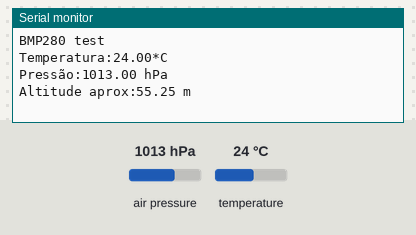
A sketch run on a simulated Arduino Uno, built with avr-gcc and run on an emulated ATmega328P. Parts: the last lines printed to the serial monitor. Inputs (shaded band) come from the test bench; at power-on: air pressure 1013 hPa, temperature 24 °C.

Above: at 1.2 s.
1.3 s: air pressure set to 952 hPa
At 3.1 s:
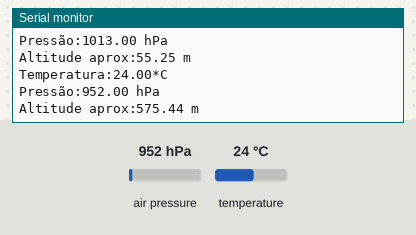
3.6 s: temperature set to 12 °C
At 4.9 s:
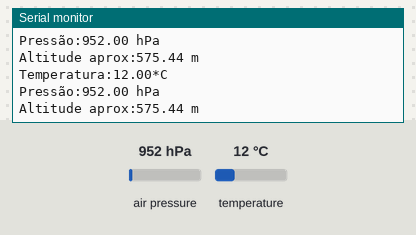
5.9 s: air pressure set to 975 hPa
At 6.6 s:
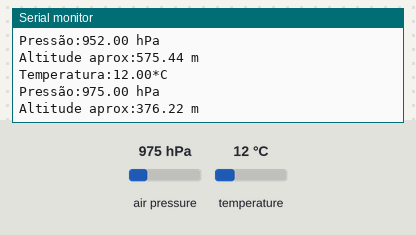
Timing chart, 0 to 8.9 s (numbered marks = the images above; inputs shaded):
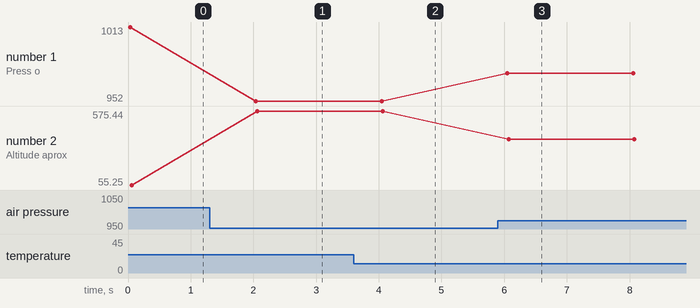

Measured:
- after the input at 1.3 s, the serial monitor: prints a new line after 0.74 s (image 1)
- after the input at 3.6 s, the serial monitor: prints a new line after 0.42 s (image 2)
- after the input at 5.9 s, the serial monitor: prints a new line after 0.15 s (image 3)
- plotted number 1: 1013 → 952 after the input at 1.3 s, 952 → 975 after the input at 5.9 s
- plotted number 2: 55.25 → 575.44 after the input at 1.3 s, 575.44 → 376.22 after the input at 5.9 s

The sketch:

SENSORBMP280.ino
```cpp
/* This code is to use with Adafruit BMP280           (Metric)
 * It measures both temperature and pressure and it displays them on the Serial monitor with the altitude
 * It's a modified version of the Adafruit example code
 * Refer to www.surtrtech.com or SurtrTech Youtube channel
 */

#include <Adafruit_BMP280.h>

Adafruit_BMP280 bmp; // I2C Interface

void setup() {
  Serial.begin(9600);
  Serial.println(F("BMP280 test"));

  if (!bmp.begin(0x76)) {
    Serial.println(F("Could not find a valid BMP280 sensor, check wiring!"));
    while (1);
  }

  /* Default settings from datasheet. */
  bmp.setSampling(Adafruit_BMP280::MODE_NORMAL,     /* Operating Mode. */
                  Adafruit_BMP280::SAMPLING_X2,     /* Temp. oversampling */
                  Adafruit_BMP280::SAMPLING_X16,    /* Pressure oversampling */
                  Adafruit_BMP280::FILTER_X16,      /* Filtering. */
                  Adafruit_BMP280::STANDBY_MS_500); /* Standby time. */
}

void loop() {
    Serial.print(F("Temperatura:"));
    Serial.print(bmp.readTemperature());
    Serial.println("*C");

    Serial.print(F("Pressão:"));
    Serial.print(bmp.readPressure()/100); //displaying the Pressure in hPa, you can change the unit
    Serial.println(" hPa");

    Serial.print(F("Altitude aprox:"));
    Serial.print(bmp.readAltitude(1019.66)); //The "1019.66" is the pressure(hPa) at sea level in day in your region
    Serial.println(" m");                    //If you don't know it, modify it until you get your current altitude

    Serial.println();
    delay(2000);
}
```
